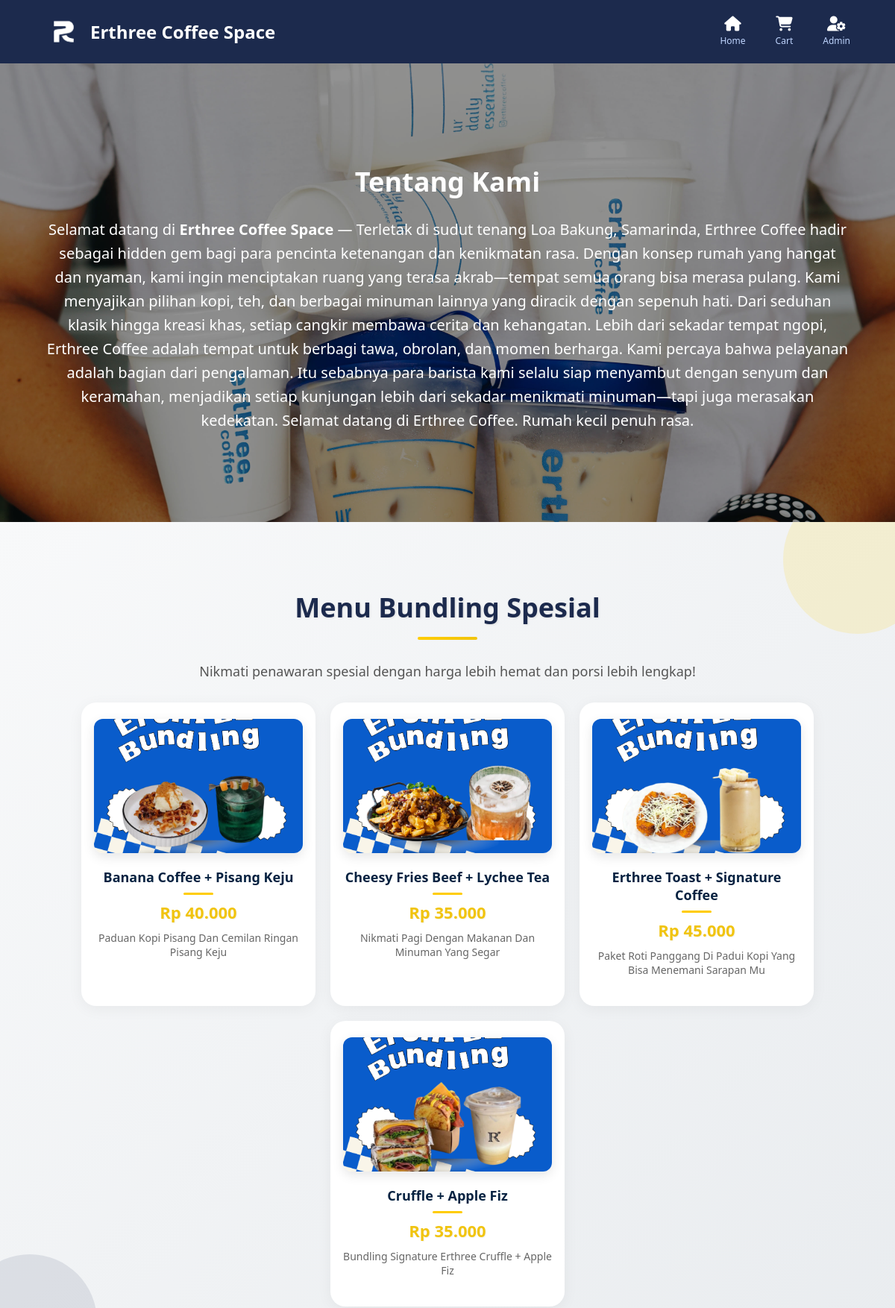
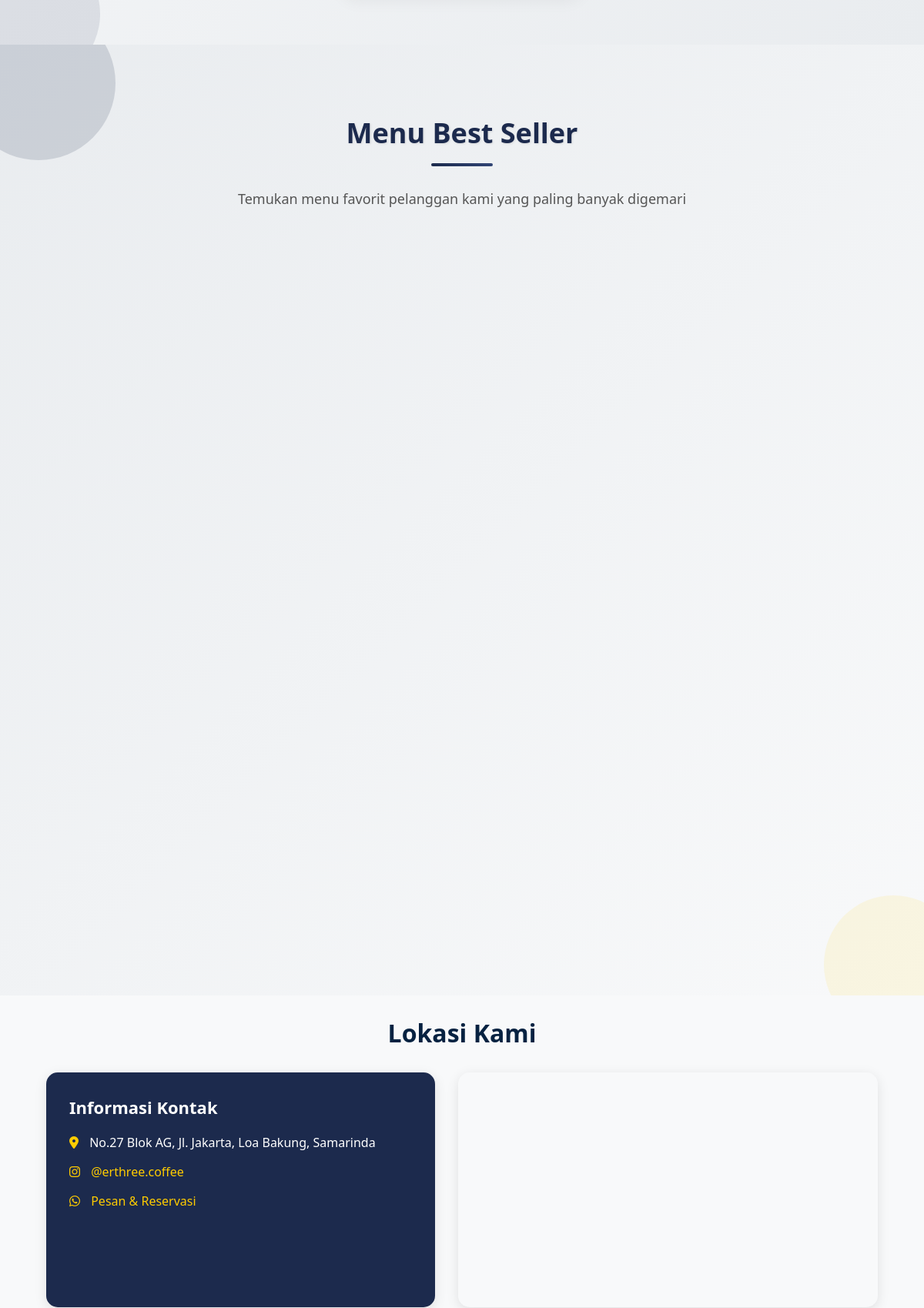
The app's page /intipage/index.php (upper part) with its own data (2 pictures, top to bottom).
### tables this page shows
CREATE TABLE `bundling` (
  `id` int(11) NOT NULL,
  `nama` varchar(100) NOT NULL,
  `harga` int(11) NOT NULL,
  `deskripsi` text DEFAULT NULL,
  `gambar` varchar(255) DEFAULT NULL
);

### intipage/index.php (the view, shortened to what this page needs)
<?php
$queryBundling = "SELECT * FROM bundling ORDER BY id DESC";
$resultBundling = mysqli_query($connection, $queryBundling);
?>
<!DOCTYPE html>
<html lang="id">
<head>
    <link rel="stylesheet" href="../css/style.css">
    <link rel="stylesheet" href="https://cdnjs.cloudflare.com/ajax/libs/font-awesome/6.5.0/css/all.min.css">
</head>
<body>
<header>
    <div class="container header-flex">
        <div class="logo-title">
            <img src="../img/logo.png" alt="Logo Erthree" class="logo">
            <span class="brand">Erthree Coffee Space</span>
        </div>
        <nav class="nav-icon">
            <div class="nav-item"><a href="index.php"><i class="fas fa-home"></i><span>Home</span></a></div>
            <div class="nav-item"><a href="#"><i class="fas fa-shopping-cart"></i><span>Cart</span></a></div>
            <div class="nav-item"><a href="login.php"><i class="fas fa-user-cog"></i><span>Admin</span></a></div>
        </nav>
    </div>
</header>
<section class="profile" style="background-image: url('../img/bg-about.jpg');">
    <div class="container">
        <h2>Tentang Kami</h2>
        <p>
            Selamat datang di <strong>Erthree Coffee Space</strong> — Terletak di sudut tenang Loa Bakung, Samarinda, Erthree Coffee hadir sebagai hidden gem bagi para pencinta ketenangan dan kenikmatan rasa. Dengan konsep rumah yang hangat dan nyaman, kami ingin menciptakan ruang yang terasa akrab—tempat semua orang bisa merasa pulang.
            Kami menyajikan pilihan kopi, teh, dan berbagai minuman lainnya yang diracik dengan sepenuh hati. Dari seduhan klasik hingga kreasi khas, setiap cangkir membawa cerita dan kehangatan. Lebih dari sekadar tempat ngopi, Erthree Coffee adalah tempat untuk berbagi tawa, obrolan, dan momen berharga.
            Kami percaya bahwa pelayanan adalah bagian dari pengalaman. Itu sebabnya para barista kami selalu siap menyambut dengan senyum dan keramahan, menjadikan setiap kunjungan lebih dari sekadar menikmati minuman—tapi juga merasakan kedekatan.
            Selamat datang di Erthree Coffee. Rumah kecil penuh rasa.
        </p>
    </div>
</section>
<section class="bundling-section" id="bundling">
    <div class="container">
        <h2 class="section-title">Menu Bundling Spesial</h2>
        <p class="bundling-subtitle">Nikmati penawaran spesial dengan harga lebih hemat dan porsi lebih lengkap!</p>
        <div class="bundling-container">
            <?php
            if ($resultBundling && mysqli_num_rows($resultBundling) > 0) {
                while ($row = mysqli_fetch_assoc($resultBundling)) :
            ?>
                <div class="bundling-card">
                    <img src="../uploads/<?= htmlspecialchars($row['gambar']); ?>" alt="<?= htmlspecialchars($row['nama']); ?>">
                    <h4><?= htmlspecialchars($row['nama']); ?></h4>
                    <p>Rp <?= number_format($row['harga'], 0, ',', '.'); ?></p>
                    <div class="description"><?= htmlspecialchars($row['deskripsi']); ?></div>
                </div>
            <?php
                endwhile;
            } else {
                echo '<p class="no-data">Tidak ada menu bundling yang tersedia saat ini.</p>';
            }
            ?>
        </div>
    </div>
</section>
<section class="bestseller-section" id="menu">
    <div class="container">
        <h2 class="section-title">Menu Best Seller</h2>
        <p class="bestseller-subtitle">Temukan menu favorit pelanggan kami yang paling banyak digemari</p>
        <div class="menu-container">
        </div>
    </div>
</section>
<section class="lokasi">
    <div class="container">
        <h2 class="section-title">Lokasi Kami</h2>
        <div class="lokasi-kontak-maps">
            <div class="lokasi-kontak">
                <h3>Informasi Kontak</h3>
                <p><i class="fas fa-map-marker-alt"></i> No.27 Blok AG, Jl. Jakarta, Loa Bakung, Samarinda</p>
                <p><i class="fab fa-instagram"></i> <a href="https://www.instagram.com/erthree.coffee/" target="_blank">@erthree.coffee</a></p>
                <p><i class="fab fa-whatsapp"></i> <a href="https://api.whatsapp.com/send?phone=628170076694" target="_blank">Pesan & Reservasi</a></p>
            </div>
            <div class="lokasi-maps">
                <iframe
                    src="https://www.google.com/maps?q=-0.5276229,117.0916482&hl=es;z=16&amp;output=embed"
                    allowfullscreen
                    loading="lazy">
                </iframe>
            </div>
        </div>
    </div>
</section>
</body>
</html>

### intipage/index.php (style rules this page uses)
.section-title { text-align: center; font-size: 32px; font-weight: bold; color: #062241; margin-bottom: 30px; }
.menu-container, .bundling-container, .galeri-container { display: flex; flex-wrap: wrap; justify-content: center; gap: 20px; }
.menu-item, .bundling-card { background: white; border-radius: 20px; box-shadow: 0 4px 20px rgba(0, 0, 0, 0.05); width: 280px; text-align: center; padding: 20px 15px; transition: transform 0.3s ease; }
.menu-item img, .bundling-card img { width: 100%; height: 180px; object-fit: cover; border-radius: 12px; margin-bottom: 15px; }
.menu-item h3, .bundling-card h4 { margin: 0; font-size: 18px; font-weight: bold; color: #062241; }
.menu-item p, .bundling-card p { margin: 8px 0 0; font-weight: bold; color: #f1c40f; }
.description { margin-top: 10px; color: #666; font-size: 14px; }
.bundling-card { position: relative; }
.bundling-subtitle, .bestseller-subtitle { text-align: center; margin-bottom: 25px; color: #555; }

### records on screen
bundling: gambar (picture), nama "Banana Coffee + Pisang Keju", harga "40.000", deskripsi "Paduan Kopi Pisang Dan Cemilan Ringan Pisang Keju"
bundling: gambar (picture), nama "Cheesy Fries Beef + Lychee Tea", harga "35.000", deskripsi "Nikmati Pagi Dengan Makanan Dan Minuman Yang Segar"
bundling: gambar (picture), nama "Erthree Toast + Signature Coffee", harga "45.000", deskripsi "Paket Roti Panggang Di Padui Kopi Yang Bisa Menemani Sarapan Mu"
bundling: gambar (picture), nama "Cruffle + Apple Fiz", harga "35.000", deskripsi "Bundling Signature Erthree Cruffle + Apple Fiz"
